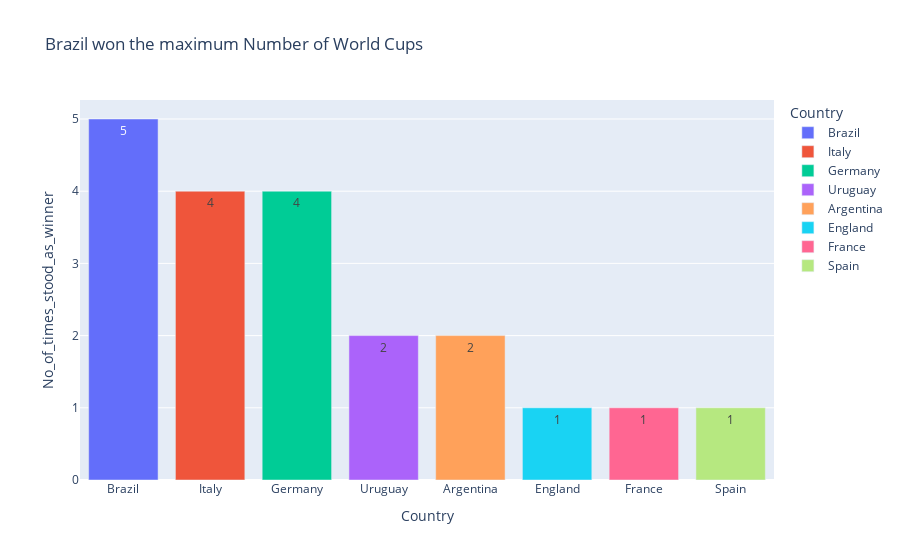

Source (notebook cell):
### Markdown cell above
#### Display the Level (count value on the top of the bar chart) (using plotly)

### Code cell
px.bar(winner_count, x= 'Country', y= 'No_of_times_stood_as_winner', color= 'Country', text= 'No_of_times_stood_as_winner', title= 'Brazil won the maximum Number of World Cups')

### Figure 1 — Plotly figure (JSON) as saved in the notebook; plotly's stock layout.template omitted (floating-point values rounded to 4 significant figures)
{"data": [{"alignmentgroup": "True", "hovertemplate": "Country=%{x}<br>No_of_times_stood_as_winner=%{text}<extra></extra>", "legendgroup": "Brazil", "marker": {"color": "#636efa", "pattern": {"shape": ""}}, "name": "Brazil", "offsetgroup": "Brazil", "orientation": "v", "showlegend": true, "text": [5], "textposition": "auto", "type": "bar", "x": ["Brazil"], "xaxis": "x", "y": [5], "yaxis": "y"}, {"alignmentgroup": "True", "hovertemplate": "Country=%{x}<br>No_of_times_stood_as_winner=%{text}<extra></extra>", "legendgroup": "Italy", "marker": {"color": "#EF553B", "pattern": {"shape": ""}}, "name": "Italy", "offsetgroup": "Italy", "orientation": "v", "showlegend": true, "text": [4], "textposition": "auto", "type": "bar", "x": ["Italy"], "xaxis": "x", "y": [4], "yaxis": "y"}, {"alignmentgroup": "True", "hovertemplate": "Country=%{x}<br>No_of_times_stood_as_winner=%{text}<extra></extra>", "legendgroup": "Germany", "marker": {"color": "#00cc96", "pattern": {"shape": ""}}, "name": "Germany", "offsetgroup": "Germany", "orientation": "v", "showlegend": true, "text": [4], "textposition": "auto", "type": "bar", "x": ["Germany"], "xaxis": "x", "y": [4], "yaxis": "y"}, {"alignmentgroup": "True", "hovertemplate": "Country=%{x}<br>No_of_times_stood_as_winner=%{text}<extra></extra>", "legendgroup": "Uruguay", "marker": {"color": "#ab63fa", "pattern": {"shape": ""}}, "name": "Uruguay", "offsetgroup": "Uruguay", "orientation": "v", "showlegend": true, "text": [2], "textposition": "auto", "type": "bar", "x": ["Uruguay"], "xaxis": "x", "y": [2], "yaxis": "y"}, {"alignmentgroup": "True", "hovertemplate": "Country=%{x}<br>No_of_times_stood_as_winner=%{text}<extra></extra>", "legendgroup": "Argentina", "marker": {"color": "#FFA15A", "pattern": {"shape": ""}}, "name": "Argentina", "offsetgroup": "Argentina", "orientation": "v", "showlegend": true, "text": [2], "textposition": "auto", "type": "bar", "x": ["Argentina"], "xaxis": "x", "y": [2], "yaxis": "y"}, {"alignmentgroup": "True", "hovertemplate": "Country=%{x}<br>No_of_times_stood_as_winner=%{text}<extra></extra>", "legendgroup": "England", "marker": {"color": "#19d3f3", "pattern": {"shape": ""}}, "name": "England", "offsetgroup": "England", "orientation": "v", "showlegend": true, "text": [1], "textposition": "auto", "type": "bar", "x": ["England"], "xaxis": "x", "y": [1], "yaxis": "y"}, {"alignmentgroup": "True", "hovertemplate": "Country=%{x}<br>No_of_times_stood_as_winner=%{text}<extra></extra>", "legendgroup": "France", "marker": {"color": "#FF6692", "pattern": {"shape": ""}}, "name": "France", "offsetgroup": "France", "orientation": "v", "showlegend": true, "text": [1], "textposition": "auto", "type": "bar", "x": ["France"], "xaxis": "x", "y": [1], "yaxis": "y"}, {"alignmentgroup": "True", "hovertemplate": "Country=%{x}<br>No_of_times_stood_as_winner=%{text}<extra></extra>", "legendgroup": "Spain", "marker": {"color": "#B6E880", "pattern": {"shape": ""}}, "name": "Spain", "offsetgroup": "Spain", "orientation": "v", "showlegend": true, "text": [1], "textposition": "auto", "type": "bar", "x": ["Spain"], "xaxis": "x", "y": [1], "yaxis": "y"}], "layout": {"barmode": "relative", "legend": {"title": {"text": "Country"}, "tracegroupgap": 0}, "title": {"text": "Brazil won the maximum Number of World Cups"}, "xaxis": {"anchor": "y", "categoryarray": ["Brazil", "Italy", "Germany", "Uruguay", "Argentina", "England", "France", "Spain"], "categoryorder": "array", "domain": [0, 1], "title": {"text": "Country"}}, "yaxis": {"anchor": "x", "domain": [0, 1], "title": {"text": "No_of_times_stood_as_winner"}}}}
